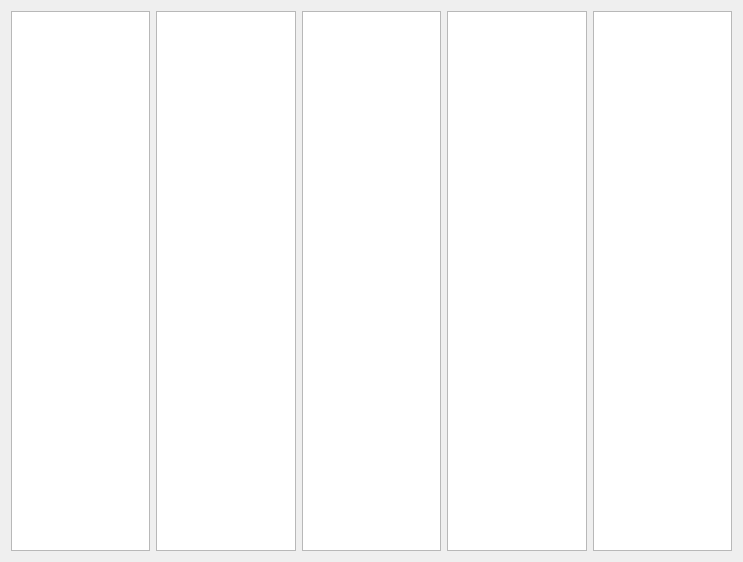
<?xml version="1.0" encoding="UTF-8"?>
<ui version="4.0">
 <class>Demo_NavListView</class>
 <widget class="QWidget" name="Demo_NavListView">
  <property name="geometry">
   <rect>
    <x>0</x>
    <y>0</y>
    <width>743</width>
    <height>562</height>
   </rect>
  </property>
  <property name="windowTitle">
   <string>Form</string>
  </property>
  <layout class="QHBoxLayout" name="horizontalLayout">
   <item>
    <widget class="NavListView" name="listView1"/>
   </item>
   <item>
    <widget class="NavListView" name="listView2"/>
   </item>
   <item>
    <widget class="NavListView" name="listView3"/>
   </item>
   <item>
    <widget class="NavListView" name="listView4"/>
   </item>
   <item>
    <widget class="NavListView" name="listView5"/>
   </item>
  </layout>
 </widget>
 <customwidgets>
  <customwidget>
   <class>NavListView</class>
   <extends>QListView</extends>
   <header location="global">navlistview.h</header>
  </customwidget>
 </customwidgets>
 <resources/>
 <connections/>
</ui>
